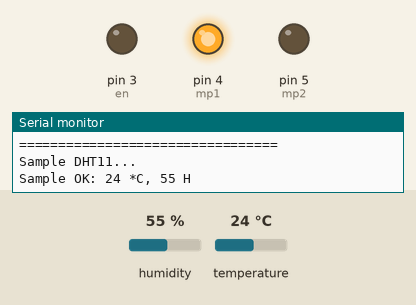
The sketch below on a simulated Arduino Uno, built with avr-gcc and run on an emulated ATmega328P. On the bench: output pins drawn as LEDs (lit = HIGH), the last lines printed to the serial monitor. The inputs (shaded band) are chosen by the test bench; at power-on: temperature 24 °C, humidity 55 %.

Above: at 2.3 s.
2.4 s: temperature set to 28 °C
At 5.0 s:
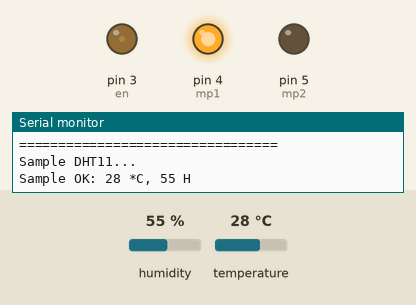
6.0 s: temperature set to 33 °C
At 7.9 s:
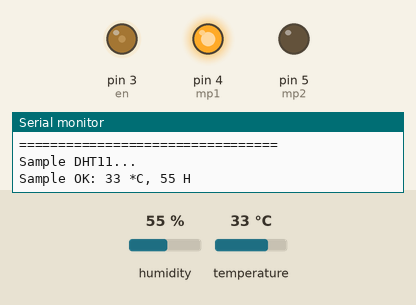
9.1 s: temperature set to 36 °C
At 11.8 s:
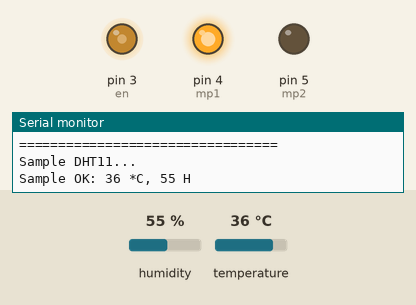
12.1 s: temperature set to 41 °C
At 14.8 s:
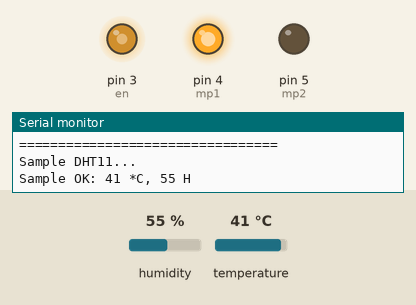
15.2 s: temperature set to 29 °C
At 17.7 s:
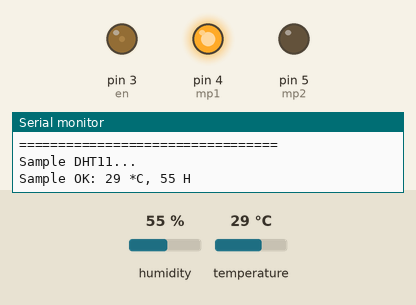
Timing chart, 0 to 19.2 s (numbered marks = the images above; inputs shaded):
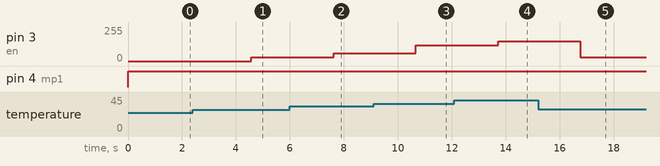

The sketch:

SmartFan_autoTemperature_detect.ino
```cpp
//Date :- 19/8/22
// for DHT11,
//      VCC: 5V or 3V
//      GND: GND
//      DATA: 2
//      enable pin : 3 (or any PWM pin for analog output)
//      moter pin 1 : 4
//      moter pin 2 : 5


#include <SimpleDHT.h>

int pinDHT11 = 2;
SimpleDHT11 dht11(pinDHT11);

int mp1 = 4;
int mp2 = 5;
int en = 3;            //any PWM pin

int valu ;

void setup() {

  Serial.begin(9600);
  pinMode(mp1,OUTPUT);
  pinMode(mp2,OUTPUT);
  pinMode(en,OUTPUT);

}


void loop() {

  digitalWrite(mp1,HIGH);
  digitalWrite(mp2,LOW);

  analogWrite(en,valu);


  Serial.println("=================================");
  Serial.println("Sample DHT11...");

  // read without samples.
  byte temperature = 0;
  byte humidity = 0;
  int err = SimpleDHTErrSuccess;
  if ((err = dht11.read(&temperature, &humidity, NULL)) != SimpleDHTErrSuccess) {
    Serial.print("Read DHT11 failed, err="); Serial.print(SimpleDHTErrCode(err));
    Serial.print(","); Serial.println(SimpleDHTErrDuration(err)); delay(1000);
    return;
  }

  Serial.print("Sample OK: ");
  Serial.print((int)temperature); Serial.print(" *C, ");
  Serial.print((int)humidity); Serial.println(" H");

  // DHT11 sampling rate is 1HZ.
  delay(1500);
   Serial.println(valu);

  if(temperature <= 20 ){
    valu = 0;
    }
  if(temperature >= 25 && temperature < 30){
    valu = 30;
    }
  if(temperature >= 30 && temperature < 35){
    valu = 60;
    }
  if(temperature >= 35 && temperature < 40){
    valu = 120;
    }
  if(temperature >= 40 && temperature < 45){
    valu = 150;
    }
  if(temperature >= 45 && temperature < 50){
    valu = 180;
    }
  if(temperature >= 50 && temperature < 55){
    valu = 210;
    }
  if(temperature >= 55 && temperature < 60){
    valu = 220;
    }
  if(temperature >= 60 && temperature < 65){
    valu = 240;
    }
  if(temperature >= 65 && temperature < 70){
    valu = 250;
    }
  if(temperature >= 70){
    valu = 255;
    }


}
```

Measured:
- the behaviour switches between 34 and 35 °C on temperature (found by bisection; images 2 and 3)
- after the input at 2.4 s, pin 3 (en): 0/255 → 30/255 after 2.2 s
- after the input at 6.0 s, pin 3 (en): 30/255 → 60/255 after 1.6 s
- after the input at 9.1 s, pin 3 (en): 60/255 → 120/255 after 1.6 s
- after the input at 12.1 s, pin 3 (en): 120/255 → 150/255 after 1.6 s
- after the input at 15.2 s, pin 3 (en): 150/255 → 30/255 after 1.6 s
